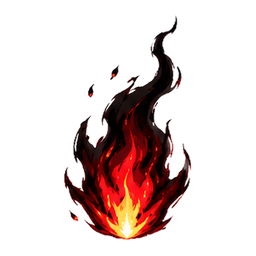
#> input picture art/fx/_particles/chaosfire/chaosfire-0.png, 256 x 256 px, given in place of explosion-6.png, which was not available
$ python fx-skill-fx.py ../art/fx/_particles/chaosfire/chaosfire-0.png
#> lines starting #> are read from the running program, lines starting #| are printed output that depends on the picture; pictures that were not available may be replaced by others from this repository, and a replacement may not be noted
#!/usr/bin/env python3
"""Scale-aware particle FX mapped to To Dust's implemented skills (Cilia's Fire).

Each skill is a particle EMITTER built from the sliced FX cutouts (art/fx/_particles/).
The big effect is emergent from a swarm of small sprite instances — and crucially it
is SCALE-AWARE: an emitter takes `scale`, and a bigger cast spawns MORE particles
(count grows with area) at roughly constant individual size, instead of bitmap-
upscaling a fixed image (which goes fat + sparse). That keeps density and crispness
constant as a skill's reach/area grows with rank.

Geometry is path-based: every particle lerps from a start offset to an end offset
(eased) about the cast origin, so cone / ring / line / cross / ball all fall out of
the same core. Rendering matches the in-game FX path: additive over BLACK
(ImageChops.lighter == globalCompositeOperation='lighter'), so the black-bg GIF is
the over-dungeon look and GIF's 1-bit alpha is a non-issue.

Run:  python tools/fx-skill-fx.py                  # all skills @ base scale + scaling demos
      python tools/fx-skill-fx.py fire_wave         # one skill, base scale
      python tools/fx-skill-fx.py fire_ring 1.6     # one skill at a given scale
Out:  art/fx/_particles/_gifs/skill_<name>[_s<scale>].gif
"""
import os, sys, math, random
from PIL import Image, ImageChops, ImageEnhance

ROOT = os.path.dirname(os.path.dirname(os.path.abspath(__file__)))
PDIR = os.path.join(ROOT, 'art', 'fx', '_particles')
OUT = os.path.join(PDIR, '_gifs')

_src, _xf = {}, {}
def src(setname, n):
    k = (setname, n)
    if k not in _src:
        _src[k] = Image.open(os.path.join(PDIR, setname, f'{setname}-{n}.png')).convert('RGBA')
    return _src[k]

def xform(setname, n, px, deg, op):
    qpx = max(4, int(round(px / 2) * 2)); qdeg = int(round(deg / 15) * 15) % 360; qop = round(op, 2)
    k = (setname, n, qpx, qdeg, qop)
    s = _xf.get(k)
    if s is None:
        s = src(setname, n).resize((qpx, qpx), Image.LANCZOS)
        if qdeg: s = s.rotate(-qdeg, expand=True, resample=Image.BICUBIC)
        if qop < 1:
            s = s.copy(); s.putalpha(s.split()[3].point(lambda v: int(v * qop)))
        _xf[k] = s
    return s

def ease_out(u): return 1 - (1 - u) ** 2


class P:
    __slots__ = ('set', 'n', 'birth', 'life', 'sx', 'sy', 'ex', 'ey', 'bow',
                 'sz0', 'sz1', 'rot', 'rotr', 'fin', 'lick', 'omax')
    def __init__(s, **k):
        for a in s.__slots__: setattr(s, a, k.get(a, 0))


def render(parts, frames, W, H, ox, oy, fps, name, saturate=1.0, bright=1.0):
    os.makedirs(OUT, exist_ok=True)
    imgs = []
    for f in range(frames):
        acc = Image.new('RGBA', (W, H), (0, 0, 0, 0))
        for p in parts:
            age = f - p.birth
            if age < 0 or age > p.life: continue
            u = age / p.life
            fin = p.fin or 0.12
            op = min(1.0, u / fin) * (1 - u) ** 0.85 * (p.omax or 1.0)
            if op <= 0.02: continue
            e = ease_out(u)
            x = p.sx + (p.ex - p.sx) * e
            y = p.sy + (p.ey - p.sy) * e
            if p.bow:                                   # perpendicular bow for arcing paths
                dx, dy = p.ex - p.sx, p.ey - p.sy
                L = math.hypot(dx, dy) or 1
                x += -dy / L * p.bow * math.sin(math.pi * u)
                y += dx / L * p.bow * math.sin(math.pi * u)
            if p.lick:                                  # flames licking upward in place
                y -= p.lick * (0.5 + 0.5 * math.sin(u * 9 + p.sx))
            sz = p.sz0 + (p.sz1 - p.sz0) * u
            spr = xform(p.set, p.n, sz, p.rot + p.rotr * u, op)
            acc.alpha_composite(spr, (int(ox + x - spr.width / 2), int(oy + y - spr.height / 2)))
        flat = Image.new('RGB', (W, H), (0, 0, 0))
        flat.paste(acc, (0, 0), acc)
        if bright != 1.0:                       # lift dim colored wisps out of black (black stays black)
            flat = ImageEnhance.Brightness(flat).enhance(bright)
        if saturate != 1.0:
            flat = ImageEnhance.Color(flat).enhance(saturate)
        imgs.append(flat)
    dur = int(1000 / fps)
    path = os.path.join(OUT, f'{name}.gif')
    imgs[0].save(path, save_all=True, append_images=imgs[1:], duration=dur, loop=0, disposal=2, optimize=True)
    print(f'  {name:26s} {len(parts):4d}p  {frames}f@{fps}  {W}x{H}px  {os.path.getsize(path)/1024:.0f}KB')


# ── helpers ────────────────────────────────────────────────────────────────
def area_count(base, scale, p=1.7):
    """particle count grows with area (scale^~1.7) so density stays constant."""
    return max(8, int(base * scale ** p))

def psize(base, scale):
    """individual particle size grows gently (scale^0.4) — mostly we add count, not size."""
    return base * scale ** 0.4

# Cilia's Fire = orange explosion set. Cell roles (from the sliced contact sheet):
#   vertical flames (tip 'up' -> align +90 to a direction): 2 column, 6 upward jet, 8 tall mound
#   round/radial bursts (free rotation): 0 cloud, 1 star, 4 cloud, 7 wide
#   5 = spiral vortex (turbulence)
FIRE = 'explosion'

def pick(rnd, mix):
    """Weighted-choose a cell from a MIX of (cell, weight, align_deg|None).
    align None -> free rotation; else the sprite is rotated to ride the shape's local direction."""
    cells = [m[0] for m in mix]; wts = [m[1] for m in mix]
    c = rnd.choices(cells, weights=wts, k=1)[0]
    return c, {m[0]: m[2] for m in mix}[c]

# Directional fire mix (flames aligned to a local direction, bursts free) — for ring / wave / cross / pillars.
FIRE_DIR = [(6, 2.6, 90), (8, 2.4, 90), (2, 1.5, 90),
            (1, 1.7, None), (7, 1.5, None), (0, 1.1, None), (4, 1.1, None), (5, 0.8, None)]
# Ground/omni fire mix (no strong direction) — for the dash lane.
FIRE_GND = [(7, 2.4, None), (0, 2.0, None), (4, 1.8, None), (1, 1.6, None),
            (6, 1.2, 90), (8, 1.0, 90), (5, 0.8, None)]


# ── SKILL EMITTERS ───────────────────────────────────────────────────────────
# Each returns (parts, W, H, originX, originY, frames, fps).

def fire_wave(scale=1.0):
    """LMB crescent: a dense leading ARC of fire sweeps outward, tapering behind it.
    Concentration lives on the front arc (the crescent edge) so the shape reads."""
    rnd = random.Random(11)
    R = 150 * scale; half = 0.62 + 0.10 * (scale - 1)      # wide shallow arc = a crescent, not a fountain
    aim = -math.pi / 2                                     # point "up" on canvas
    N = area_count(150, scale, p=1.2)
    parts = []
    for i in range(N):
        a = aim + rnd.uniform(-half, half)
        front = rnd.random() < 0.80                        # most particles ride the leading arc
        if front:
            r1 = R * (1 - 0.16 * rnd.random() ** 1.4); om = 1.0
            sz = psize(rnd.uniform(28, 44), scale)
        else:
            r1 = R * rnd.uniform(0.42, 0.80); om = 0.55     # sparse trailing fill behind the crescent
            sz = psize(rnd.uniform(22, 34), scale)
        cell, al = pick(rnd, FIRE_DIR)
        base = math.degrees(a)                              # flames point radially outward
        rot = (base + al + rnd.uniform(-12, 12)) if al is not None else rnd.uniform(0, 360)
        r0 = rnd.uniform(8, 24) * scale ** 0.4
        parts.append(P(set=FIRE, n=cell, birth=rnd.uniform(0, 6), life=rnd.uniform(15, 22),
                       sx=math.cos(a) * r0, sy=math.sin(a) * r0,
                       ex=math.cos(a) * r1, ey=math.sin(a) * r1,
                       sz0=sz * 0.7, sz1=sz, rot=rot, rotr=rnd.uniform(-25, 25) if al is None else 0,
                       omax=om, fin=0.14))
    M = int(R + 60 * scale ** 0.4)
    return parts, 2 * M, M + 55, M, M + 30, 30, 24, 1.3

# [181 lines left out: functions fire_ring, fire_cross, fire_trail, fire_pillars, flame_of_chaos, dragonfire_jets, not called in this run]


SKILLS = {
    'fire_wave': fire_wave, 'fire_ring': fire_ring, 'fire_cross': fire_cross,
    'fire_trail': fire_trail, 'fire_pillars': fire_pillars, 'flame_of_chaos': flame_of_chaos,
    'dragonfire_jets': dragonfire_jets,
}


def run(name, scale, tag=None):
    res = SKILLS[name](scale)
    parts, W, H, ox, oy, frames, fps = res[:7]
    sat = res[7] if len(res) > 7 else 1.0
    brt = res[8] if len(res) > 8 else 1.0
    suffix = '' if tag is None else f'_{tag}'
    render(parts, frames, W, H, ox, oy, fps, f'skill_{name}{suffix}', saturate=sat, bright=brt)


def main():
    args = sys.argv[1:]
    if args and args[0] in SKILLS:
        scale = float(args[1]) if len(args) > 1 else 1.0
        run(args[0], scale, None if scale == 1.0 else f's{scale:g}')
        return
    # default: every skill at base scale, plus a scaling demo on wave + ring
    for nm in SKILLS:
        run(nm, 1.0)
#> this loop made 1 pass
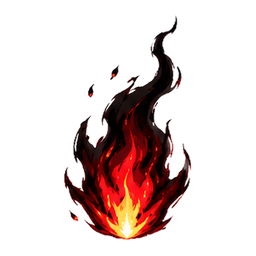
#> input picture art/fx/_particles/chaosfire/chaosfire-0.png, 256 x 256 px, given in place of explosion-6.png, which was not available
#> pass 1, in xform, `s = src(setname, n).resize((qpx, qpx), Image.LANCZOS)`:
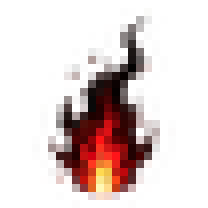
#> s: PIL image 26x26 RGBA (shown 8 times larger); mean R, G, B, A 40.4, 20.7, 18.7, 53; transparent parts drawn white
#> pass 1, in render, `spr = xform(p.set, p.n, sz, p.rot + p.rotr * u, op)`:
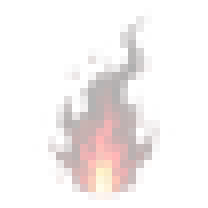
#> spr: PIL image 26x26 RGBA (shown 8 times larger); mean R, G, B, A 40.4, 20.7, 18.7, 16.3; transparent parts drawn white
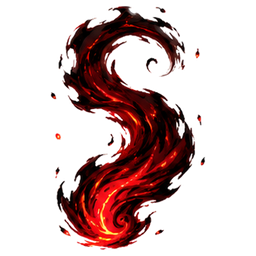
#> input picture art/fx/_particles/chaosfire/chaosfire-1.png, 256 x 256 px, given in place of explosion-4.png, which was not available
    print('  -- scaling demo (same emitter, density preserved) --')
    for nm in ('fire_wave', 'fire_ring'):
        for sc in (0.6, 1.0, 1.7):
            run(nm, sc, f's{sc:g}')


if __name__ == '__main__':
#> (the run stopped early here; a loop or call above may not have finished)
